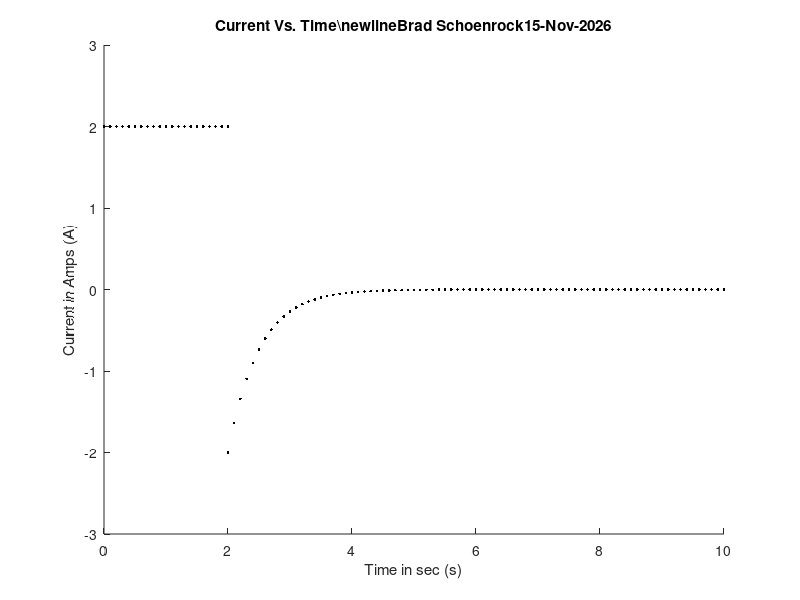

Here is the MATLAB script that generated this plot:
%exapmle program to learn matlab
%Brad Schoenrock
%1-14-2009

clear all;

S=(0:.1:2)';
T=(2:.1:10)';

P1=2;
P2=-2*exp(-2*(T-2));

figure;
hold on;

ttla=('Current Vs. Time');
tt2='Brad Schoenrock';
tta=[ttla,'\newline',tt2,date];
title(tta)
xlabel('Time in sec (s)');
ylabel('Current in Amps (A)');
axis([0 10  -3 3]);

plot(S,P1,'.','color','k');
plot(T,P2,'.','color','k');
hold off
